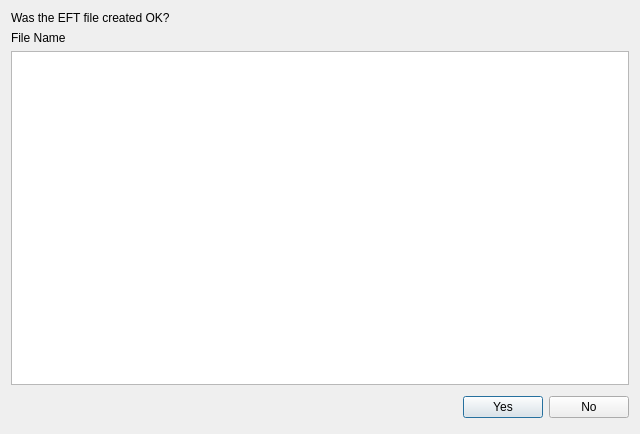
<?xml version="1.0" encoding="UTF-8"?>
<ui version="4.0">
 <comment>This file is part of the xTuple ERP: PostBooks Edition, a free and
open source Enterprise Resource Planning software suite,
Copyright (c) 1999-2011 by OpenMFG LLC, d/b/a xTuple.
It is licensed to you under the Common Public Attribution License
version 1.0, the full text of which (including xTuple-specific Exhibits)
is available at www.xtuple.com/CPAL.  By using this software, you agree
to be bound by its terms.</comment>
 <class>confirmAchOK</class>
 <widget class="QDialog" name="confirmAchOK">
  <property name="geometry">
   <rect>
    <x>0</x>
    <y>0</y>
    <width>640</width>
    <height>434</height>
   </rect>
  </property>
  <property name="windowTitle">
   <string>ACH File OK?</string>
  </property>
  <layout class="QVBoxLayout">
   <item>
    <widget class="QLabel" name="_achFileLit">
     <property name="text">
      <string>Was the EFT file created OK?</string>
     </property>
    </widget>
   </item>
   <item>
    <widget class="QLabel" name="_filename">
     <property name="text">
      <string>File Name</string>
     </property>
    </widget>
   </item>
   <item>
    <widget class="QTextEdit" name="_fileContents">
     <property name="lineWrapMode">
      <enum>QTextEdit::FixedColumnWidth</enum>
     </property>
     <property name="lineWrapColumnOrWidth">
      <number>94</number>
     </property>
     <property name="textInteractionFlags">
      <set>Qt::TextSelectableByMouse</set>
     </property>
    </widget>
   </item>
   <item>
    <layout class="QHBoxLayout">
     <property name="topMargin">
      <number>5</number>
     </property>
     <property name="bottomMargin">
      <number>5</number>
     </property>
     <item>
      <spacer>
       <property name="orientation">
        <enum>Qt::Horizontal</enum>
       </property>
       <property name="sizeHint" stdset="0">
        <size>
         <width>40</width>
         <height>20</height>
        </size>
       </property>
      </spacer>
     </item>
     <item>
      <widget class="QPushButton" name="_yes">
       <property name="text">
        <string>Yes</string>
       </property>
       <property name="default">
        <bool>true</bool>
       </property>
      </widget>
     </item>
     <item>
      <widget class="QPushButton" name="_no">
       <property name="text">
        <string>No</string>
       </property>
      </widget>
     </item>
    </layout>
   </item>
  </layout>
 </widget>
 <resources/>
 <connections>
  <connection>
   <sender>_yes</sender>
   <signal>clicked()</signal>
   <receiver>confirmAchOK</receiver>
   <slot>accept()</slot>
   <hints>
    <hint type="sourcelabel">
     <x>565</x>
     <y>421</y>
    </hint>
    <hint type="destinationlabel">
     <x>362</x>
     <y>378</y>
    </hint>
   </hints>
  </connection>
  <connection>
   <sender>_no</sender>
   <signal>clicked()</signal>
   <receiver>confirmAchOK</receiver>
   <slot>reject()</slot>
   <hints>
    <hint type="sourcelabel">
     <x>627</x>
     <y>421</y>
    </hint>
    <hint type="destinationlabel">
     <x>282</x>
     <y>363</y>
    </hint>
   </hints>
  </connection>
 </connections>
</ui>
